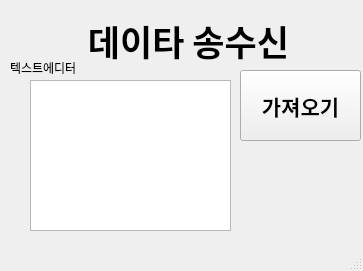
<?xml version="1.0" encoding="UTF-8"?>
<ui version="4.0">
 <class>MainWindow</class>
 <widget class="QMainWindow" name="MainWindow">
  <property name="geometry">
   <rect>
    <x>0</x>
    <y>0</y>
    <width>363</width>
    <height>271</height>
   </rect>
  </property>
  <property name="windowTitle">
   <string>MainWindow</string>
  </property>
  <widget class="QWidget" name="centralwidget">
   <widget class="QLabel" name="label">
    <property name="geometry">
     <rect>
      <x>19</x>
      <y>15</y>
      <width>331</width>
      <height>51</height>
     </rect>
    </property>
    <property name="font">
     <font>
      <family>Aharoni</family>
      <pointsize>26</pointsize>
      <weight>75</weight>
      <bold>true</bold>
     </font>
    </property>
    <property name="text">
     <string> 데이타 송수신</string>
    </property>
    <property name="alignment">
     <set>Qt::AlignCenter</set>
    </property>
   </widget>
   <widget class="QPushButton" name="pb1">
    <property name="geometry">
     <rect>
      <x>240</x>
      <y>70</y>
      <width>121</width>
      <height>71</height>
     </rect>
    </property>
    <property name="font">
     <font>
      <family>Agency FB</family>
      <pointsize>16</pointsize>
      <weight>75</weight>
      <bold>true</bold>
     </font>
    </property>
    <property name="text">
     <string>가져오기</string>
    </property>
   </widget>
   <widget class="QTextEdit" name="textEdit">
    <property name="geometry">
     <rect>
      <x>30</x>
      <y>80</y>
      <width>201</width>
      <height>151</height>
     </rect>
    </property>
   </widget>
   <widget class="QLabel" name="label_3">
    <property name="geometry">
     <rect>
      <x>10</x>
      <y>60</y>
      <width>81</width>
      <height>16</height>
     </rect>
    </property>
    <property name="text">
     <string>텍스트에디터</string>
    </property>
   </widget>
  </widget>
  <widget class="QMenuBar" name="menubar">
   <property name="geometry">
    <rect>
     <x>0</x>
     <y>0</y>
     <width>363</width>
     <height>21</height>
    </rect>
   </property>
  </widget>
  <widget class="QStatusBar" name="statusbar"/>
 </widget>
 <tabstops>
  <tabstop>pb1</tabstop>
  <tabstop>textEdit</tabstop>
 </tabstops>
 <resources/>
 <connections/>
</ui>
